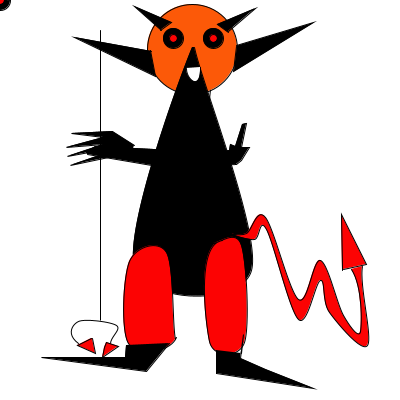
Frame 1 (no input)
Frame 60 (the mouse pressed at the canvas centre just before this capture): identical to frame 1, image omitted
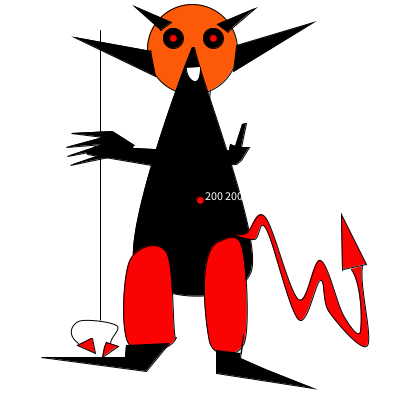
Frame 120 (the mouse held since frame 60 and released just before this capture)

The Processing sketch that drew these frames (run headless with seeded random() and noise(); from frame 60 on, the mouse is pressed at the canvas centre):

// Processing sketch: processing_87702
// ── processing_87702.pde

float x;
float y;

void setup () {
  size (400,400);
  smooth();
  frameRate (30);
  cursor(CROSS);
  x=192;
  y=49;
  

}

void draw() {
  background(255);
  fill(255);
  beginShape();
vertex(189.0, 96.0);
vertex(190.0, 89.0);
vertex(210.0, 89.0);
vertex(209.0, 99.0);
vertex(205.0, 93.0);
vertex(201.0, 97.0);
vertex(200.0, 98.0);
vertex(201.0, 100.0);
vertex(198.0, 93.0);
vertex(195.0, 98.0);
vertex(195.0, 99.0);
vertex(195.0, 97.0);
vertex(192.0, 94.0);
vertex(188.0, 97.0);
endShape();

  //tête
  fill(252,89,8);
  ellipse(192,49,90,90);
  fill (0,0,0);
  
  //oeil droit
  ellipse(x-19,y-11,20,20);
  //oeil gauche
  ellipse(x+21,y-11,20,20);
  ellipse(mouseX,mouseY,20,20);
  fill(0);
  
 //corne gauche
 beginShape();
vertex(161.0, 30.0);
vertex(134.0, 6.0);
vertex(171.0, 22.0);
vertex(160.0, 30.0);
endShape();

//corne droite
  beginShape();
vertex(228.0, 32.0);
vertex(217.0, 24.0);
vertex(255.0, 8.0);
vertex(228.0, 31.0);
endShape();

 
  //corps
  beginShape();
curveVertex(219.0, 63.0);
curveVertex(192.0, 47.0);
curveVertex(134.0, 266.0);
curveVertex(251.0, 270.0);
curveVertex(194.0, 47.0);
curveVertex(209.0, 63.0);
endShape();

//bras 
beginShape();
vertex(86.0, 152.0);
vertex(95.0, 146.0);
vertex(212.0, 152.0);
vertex(229.0, 150.0);
vertex(230.0, 144.0);
vertex(235.0, 146.0);
vertex(242.0, 124.0);
vertex(246.0, 123.0);
vertex(241.0, 147.0);
vertex(249.0, 147.0);
vertex(241.0, 160.0);
vertex(236.0, 164.0);
vertex(163.0, 167.0);
vertex(87.0, 154.0);
endShape();

//baton
fill(252,3,3);
beginShape();
curveVertex(100, 30);
curveVertex(100, 30);
curveVertex(100, 300);
curveVertex(100, 300);
curveVertex(100, 300);
curveVertex(100, 300);
curveVertex(100, 300);
endShape();

  //pied gauche
  beginShape();
curveVertex(169.0, 247.0);
curveVertex(176.0, 337.0);
curveVertex(128.0, 343.0);
curveVertex(129.0, 261.0);
curveVertex(166.0, 252.0);
curveVertex(175.0, 339.0);
curveVertex(186.0, 344.0);
endShape();

//pied droit
beginShape();
curveVertex(372.0, 320.0);
curveVertex(222.0, 240.0);
curveVertex(209.0, 341.0);
curveVertex(244.0, 342.0);
curveVertex(241.0, 245.0);
curveVertex(213.0, 243.0);
curveVertex(195.0, 252.0);
endShape();

//oreille droite

 fill(0);
 pushMatrix ();
translate (-1.22,-1.40);

beginShape();
vertex(238.0, 47.0);
vertex(315.0, 24.0);
vertex(235.0, 73.0);
vertex(238.0, 48.0);
endShape();

popMatrix ();

//oreille gauche
fill(0);
 pushMatrix ();
translate (+0.22,+9);
beginShape();
vertex(151.0, 42.0);
vertex(74.0, 28.0);
vertex(155.0, 67.0);
vertex(150.0, 41.0);
endShape();
popMatrix ();


//pied droit
beginShape();
vertex(216.0, 350.0);
vertex(216.0, 373.0);
vertex(313.0, 388.0);
vertex(265.0, 369.0);
vertex(240.0, 358.0);
vertex(243.0, 334.0);
vertex(241.0, 353.0);
endShape();


//pied gauche
beginShape();
vertex(126.0, 345.0);
vertex(125.0, 357.0);
vertex(41.0, 357.0);
vertex(146.0, 371.0);
vertex(169.0, 343.0);
endShape();


//bouche
fill(255);
beginShape();
curveVertex(182.0, -81.0);
curveVertex(200.0, 67.0);
curveVertex(186.0, 68.0);
curveVertex(202.0, 1.0);
endShape();
 
 fill(0);
//main gauche
beginShape();
vertex(132.0, 152.0);
vertex(70.0, 165.0);
vertex(102.0, 154.0);
vertex(105.0, 149.0);
vertex(67.0, 156.0);
vertex(103.0, 144.0);
vertex(66.0, 147.0);
vertex(103.0, 137.0);
vertex(71.0, 133.0);
vertex(112.0, 131.0);
vertex(134.0, 145.0);
endShape();

//queue
fill(252,3,3);
beginShape();
curveVertex(388.0, 234.0);
curveVertex(362.0, 266.0);
curveVertex(367.0, 345.0);
curveVertex(329.0, 312.0);
curveVertex(320.0, 280.0);
curveVertex(298.0, 319.0);
curveVertex(266.0, 229.0);
curveVertex(254.0, 239.0);
curveVertex(232.0, 234.0);
curveVertex(246.0, 233.0);
curveVertex(265.0, 217.0);
curveVertex(298.0, 299.0);
curveVertex(320.0, 260.0);
curveVertex(343.0, 315.0);
curveVertex(360.0, 331.0);
curveVertex(351.0, 269.0);
curveVertex(293.09448, 229.3396);
endShape();

//pointe de queue
fill(252,3,3);
beginShape();
vertex(343.0, 269.0);
vertex(366.0, 264.0);
vertex(341.0, 214.0);
vertex(342.0, 270.0);
endShape();

noFill();
//fourche courbe

beginShape();
curveVertex(153.0, 376.0);
curveVertex(78.0, 343.0);
curveVertex(78.0, 321.0);
curveVertex(116.0, 325.0);
curveVertex(110.0, 343.0);
curveVertex(114.0, 367.0);
endShape();

//
fill(252,3,3);
beginShape();
vertex(92.0, 338.0);
vertex(95.0, 353.0);
vertex(77.0, 345.0);
vertex(91.0, 338.0);
endShape();


beginShape();
vertex(102.0, 357.0);
vertex(104.0, 347.0);
vertex(106.0, 342.0);
vertex(118.0, 346.0);
vertex(102.0, 357.0);
endShape();



//oeil droit
  ellipse(x-19,y-11,8,8);
  //oeil gauche
  ellipse(x+21,y-11,8,8);
  ellipse(mouseX,mouseY,8,8);
  fill(255);
text(mouseX+" "+mouseY,mouseX+5,mouseY);
}
